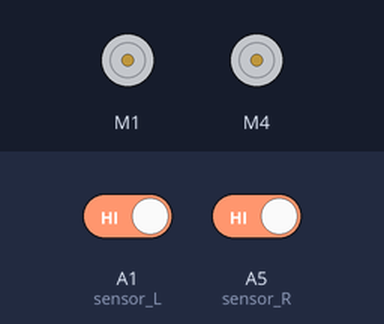
Bench run of a sketch on a simulated Arduino Uno, built with avr-gcc and run on an emulated ATmega328P. Shown: 2 × DC motor (green arrow = forward, orange = backward, longer = faster). The test bench sets the inputs (shaded band); at power-on: A1 (sensor_L) HIGH, A5 (sensor_R) HIGH.

Above: at 1.2 s.
1.3 s: A1 (sensor_L) driven LOW
At 1.6 s:
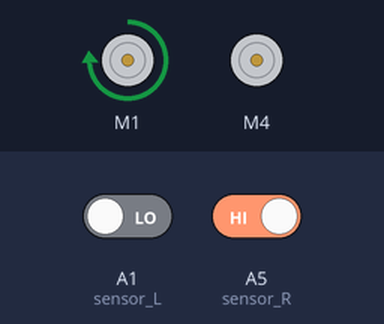
2.8 s: A5 (sensor_R) driven LOW
At 4.0 s:
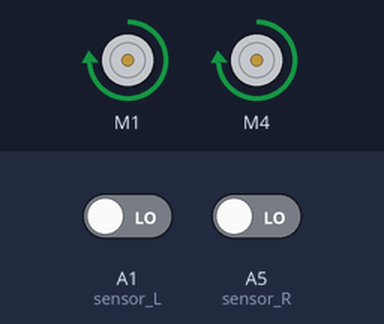
4.3 s: A1 (sensor_L) driven HIGH
At 5.1 s:
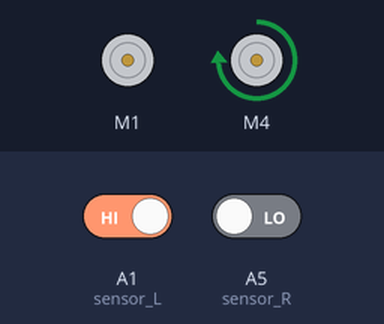
5.8 s: A5 (sensor_R) driven HIGH
At 6.2 s:
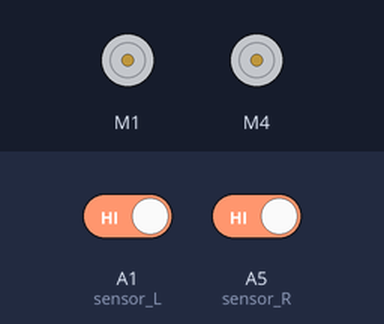
Timing chart, 0 to 8.3 s (numbered marks = the images above; inputs shaded):
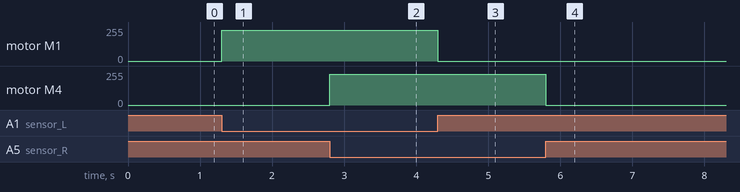

Measured:
- after the input at 1.3 s, motor M1: stopped → forward 230/255 at once
- after the input at 2.8 s, motor M4: stopped → forward 230/255 at once
- after the input at 4.3 s, motor M1: forward 230/255 → stopped at once
- after the input at 5.8 s, motor M4: forward 230/255 → stopped at once

The sketch:

motor_gaming.ino
```cpp
#include <SoftwareSerial.h>
#include <AFMotor.h>

AF_DCMotor motor1(1);
AF_DCMotor motor4(4);

int sensor_L = A1;
int sensor_R = A5;


void setup() {
  motor1.setSpeed(230);
  motor1.run(RELEASE);

  motor4.setSpeed(230);
  motor4.run(RELEASE);

  Serial.begin(9600);
  pinMode(sensor_L, INPUT);
  pinMode(sensor_R, INPUT);
}


void loop() {

  int valL = digitalRead(sensor_L);
  int valR = digitalRead(sensor_R);


  if (valL == 0 and valR == 0){
    motor1.run(FORWARD);
    motor4.run(FORWARD);

  }
  else if (valL == 1 and valR == 1){
    motor1.run(RELEASE);
    motor4.run(RELEASE);

  }
  else if (valL == 0 and valR == 1){

    motor4.run(RELEASE);
    motor1.run(FORWARD);

  }

  else if (valL == 1 and valR == 0){

    motor1.run(RELEASE);
    motor4.run(FORWARD);

  }


}
```
